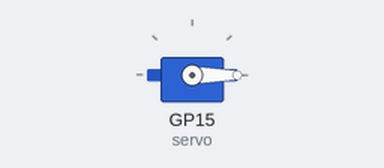
Bench run of a program on a simulated Raspberry Pi Pico running MicroPython. On the bench: servo. Servo angles are drawn from the pulse width (0.5 ms = 0°, 2.5 ms = 180°).

Above: at 0.05 s.
At 1.75 s:
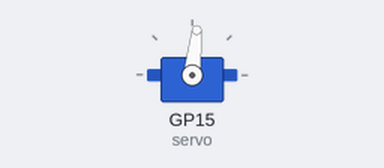
At 3.45 s:
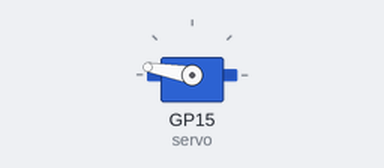
At 6.9 s:
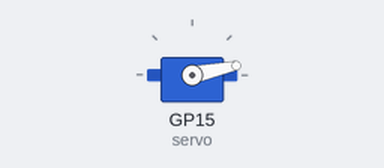
Timing chart, 0 to 9.4 s (numbered marks = the images above):
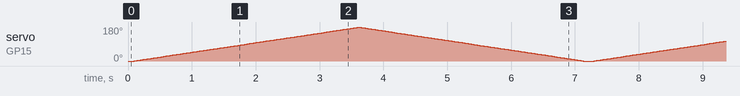

The program:

servo_motor.py
```python
from machine import Pin, PWM
import time

class servo_sg90:
    def __init__(self):
        self.servo = PWM(Pin(15))
        self.servo.freq(50)
        self.current_angle = 0
    def set_angle(self,angle):
        self.servo.duty_u16(int(1495+((8153-1495)*angle/180)))

    def move_to_angle(self,target_angle, delay=0.02):
        try:
            self.set_angle(self.current_angle)
            if self.current_angle < target_angle:inc=1
            else: inc=-1

            while True:
                self.current_angle+=inc
                if (target_angle-(self.current_angle)*inc)<=0:break
                self.set_angle(self.current_angle)
                time.sleep(delay)
        except Exception as e:print(str(e))

try:
    servo=servo_sg90()

    while True:
        servo.move_to_angle(0)
        servo.move_to_angle(180)
        servo.move_to_angle(0)
except Exception as e:print(str(e))
```
